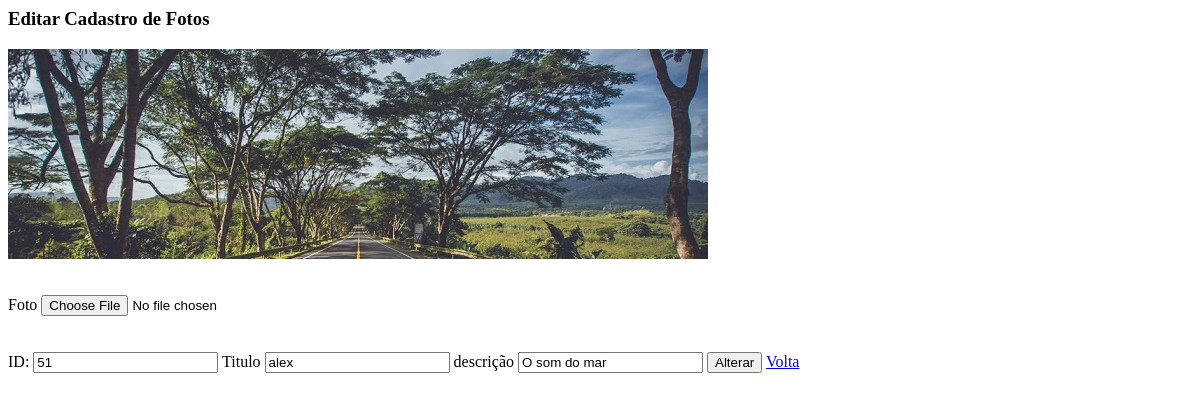
The app's page /edita.php?id=51, older data.
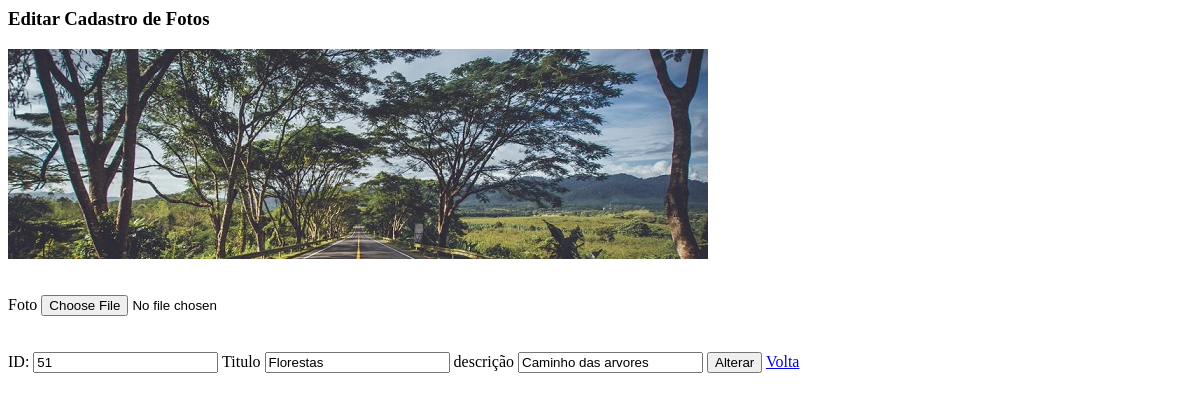
The same page, newer data.
### tables this page shows
CREATE TABLE IF NOT EXISTS `tb_fotos` (
  `id` int NOT NULL AUTO_INCREMENT,
  `titulo` varchar(40) NOT NULL,
  `descricao` varchar(300) NOT NULL,
  `foto` varchar(100) NOT NULL,
  `data` datetime NOT NULL,
  PRIMARY KEY (`id`)
);

### edita.php (the view, shortened to what this page needs)
<?php
	include("conecta.php");
	$ra = $_GET['id'];
	$resultado_dados = " SELECT * FROM tb_fotos WHERE  id= $ra";
	$resultado_bd = mysqli_query($con, $resultado_dados);
	$row_dados = mysqli_fetch_assoc($resultado_bd);
 ?>
<html lang="pt-br">
<head>
</head>
<body>
<form id="admCadastro" action="atualizar.php" method="POST"enctype="multipart/form-data">
    <h3>Editar Cadastro de Fotos</h3>
    <div>
		<img src="imgs/<?php echo $row_dados['foto'];?>">
	<div></br></br>
    <label for="">Foto</label> <input type="file" name="Nfoto">
    <label for="">ID:</label> <input type="number" name="ra" value="<?php echo $row_dados['id'];?>">
    <label for="">Titulo</label> <input type="text" name="titulo" value="<?php echo $row_dados['titulo']; ?>">
    <label for="">descrição</label> <input type="text" name="descricao" value="<?php echo $row_dados['descricao']; ?>">
    <input type="submit" value="Alterar">
    <a href="http://localhost/projeto-canopus/lista.php" > <label for="">Volta</label></a>
</form>
</body>
</html>

Row changes from the older to the newer data that the page shows:
changed tb_fotos id 51: titulo "alex" → "Florestas"; descricao "O som do mar" → "Caminho das arvores"
